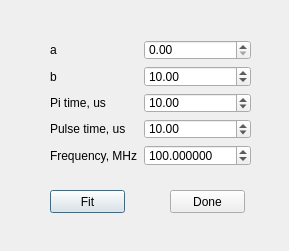
<?xml version="1.0" encoding="UTF-8"?>
<ui version="4.0">
 <class>Dialog</class>
 <widget class="QDialog" name="Dialog">
  <property name="geometry">
   <rect>
    <x>0</x>
    <y>0</y>
    <width>289</width>
    <height>251</height>
   </rect>
  </property>
  <property name="windowTitle">
   <string>Dialog</string>
  </property>
  <widget class="QWidget" name="formLayoutWidget">
   <property name="geometry">
    <rect>
     <x>50</x>
     <y>40</y>
     <width>201</width>
     <height>126</height>
    </rect>
   </property>
   <layout class="QFormLayout" name="formLayout">
    <item row="0" column="1">
     <widget class="QDoubleSpinBox" name="aSpinBox">
      <property name="maximum">
       <double>999.990000000000009</double>
      </property>
     </widget>
    </item>
    <item row="1" column="0">
     <widget class="QLabel" name="label_2">
      <property name="text">
       <string>b</string>
      </property>
     </widget>
    </item>
    <item row="1" column="1">
     <widget class="QDoubleSpinBox" name="bSpinBox">
      <property name="maximum">
       <double>999.990000000000009</double>
      </property>
      <property name="value">
       <double>10.000000000000000</double>
      </property>
     </widget>
    </item>
    <item row="2" column="1">
     <widget class="QDoubleSpinBox" name="TpiSpinBox">
      <property name="maximum">
       <double>9999.989999999999782</double>
      </property>
      <property name="value">
       <double>10.000000000000000</double>
      </property>
     </widget>
    </item>
    <item row="3" column="0">
     <widget class="QLabel" name="label_4">
      <property name="text">
       <string>Pulse time, us</string>
      </property>
     </widget>
    </item>
    <item row="3" column="1">
     <widget class="QDoubleSpinBox" name="TSpinBox">
      <property name="maximum">
       <double>9999.989999999999782</double>
      </property>
      <property name="value">
       <double>10.000000000000000</double>
      </property>
     </widget>
    </item>
    <item row="4" column="0">
     <widget class="QLabel" name="label_5">
      <property name="text">
       <string>Frequency, MHz</string>
      </property>
     </widget>
    </item>
    <item row="4" column="1">
     <widget class="QDoubleSpinBox" name="freqSpinBox">
      <property name="decimals">
       <number>6</number>
      </property>
      <property name="maximum">
       <double>99999.990000000005239</double>
      </property>
      <property name="singleStep">
       <double>0.100000000000000</double>
      </property>
      <property name="value">
       <double>100.000000000000000</double>
      </property>
     </widget>
    </item>
    <item row="2" column="0">
     <widget class="QLabel" name="label_3">
      <property name="text">
       <string>Pi time, us</string>
      </property>
     </widget>
    </item>
    <item row="0" column="0">
     <widget class="QLabel" name="label">
      <property name="text">
       <string>a</string>
      </property>
     </widget>
    </item>
   </layout>
  </widget>
  <widget class="QPushButton" name="fitButton">
   <property name="geometry">
    <rect>
     <x>50</x>
     <y>190</y>
     <width>75</width>
     <height>23</height>
    </rect>
   </property>
   <property name="text">
    <string>Fit</string>
   </property>
  </widget>
  <widget class="QPushButton" name="doneButton">
   <property name="geometry">
    <rect>
     <x>170</x>
     <y>190</y>
     <width>75</width>
     <height>23</height>
    </rect>
   </property>
   <property name="text">
    <string>Done</string>
   </property>
  </widget>
 </widget>
 <resources/>
 <connections>
  <connection>
   <sender>doneButton</sender>
   <signal>clicked()</signal>
   <receiver>Dialog</receiver>
   <slot>close()</slot>
   <hints>
    <hint type="sourcelabel">
     <x>207</x>
     <y>201</y>
    </hint>
    <hint type="destinationlabel">
     <x>144</x>
     <y>125</y>
    </hint>
   </hints>
  </connection>
 </connections>
</ui>
